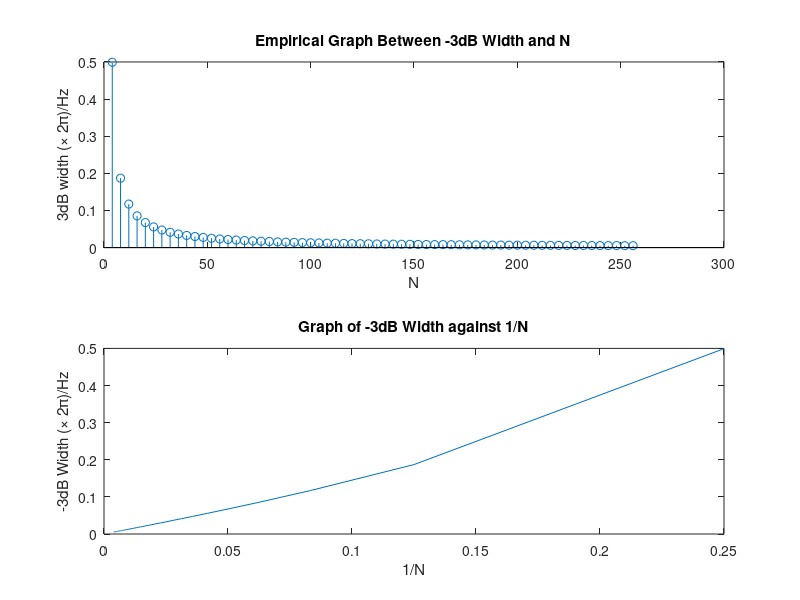
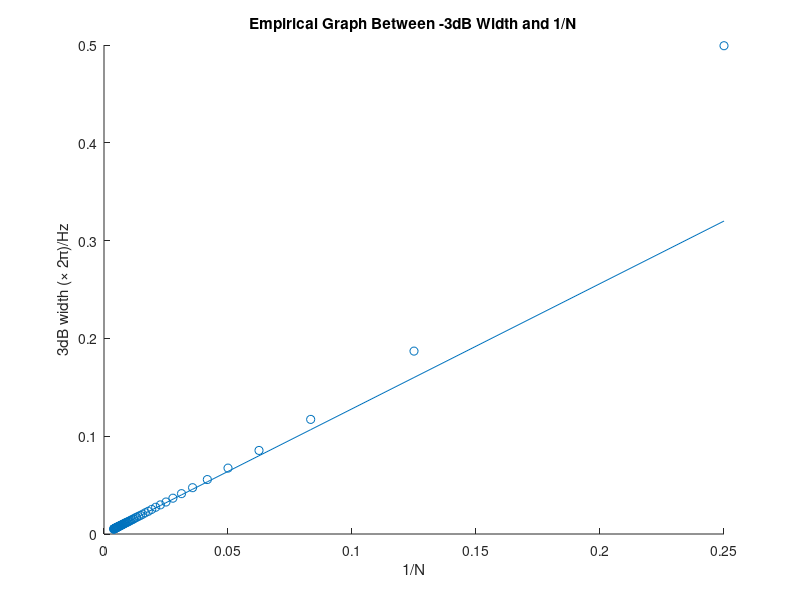

MATLAB code to generate these figures, in order: (Note: this script raises an error after producing the figures.)
% ASPMI Part 1.3a
% Find empirically the -3dB width of the Bartlett Window for different
% values of N

% Find 8192 bin fft for all results
L = 8192;
fn = -0.5:1/L:0.5-1/L; % Normalised frequency to 2*pi

% Vector of N values
% N = [4,8,16,32,64,128,256,512,1024];
N = 4:4:256;
w_bart = zeros(L,length(N));
fft_w = zeros(L,length(N));
for i = 1:length(N)
    temp = bartlett(N(i));
    for j = 1:N(i)
        w_bart(j,i) = temp(j);
    end
    fft_w(:,i) = fft(w_bart(:,i),L); % Find FFT spectrum of Bartlett window
    fft_w(:,i) = fftshift(fft_w(:,i)); % Centre FFT spectrum
end

mag_w = abs(fft_w); % Magnitude spectrum
% Add tiny offset to allow for non-infinite logarithmic values
mag_w = mag_w + 10e-9;
log_mag_w = 20*log10(mag_w); % Find logarithmic magnitude spectrum

% Find 3dB width
% Find Half bandwidth
log_mag_w_half = log_mag_w(L/2+1:L,:);
fn_half = fn(L/2+1:L);
width_3dB = zeros(length(N),1);
for i = 1:length(N)
    temp = log_mag_w_half(:,i);
    idx_3dB = find(temp < temp(1)-3,1,'first');
    width_3dB(i) = 2*fn_half(idx_3dB); % Multiply half bandwidth by 2
end

% Find sidelobe power
mag_w_pow_half = abs(mag_w(L/2+1:L,:)).^2;
log_mag_w_pow_half = log(mag_w_pow_half);
sidelobe_att = zeros(length(N),1);
% Do this for all values of N except 4 - which has no sidelobes
for i = 1:length(N)-1
    temp = max(log_mag_w_pow_half(800:end,i+1)); % Find second maxima
    sidelobe_att(i+1) = log_mag_w_pow_half(1+1)-temp;
end

% Plot relationship between -3dB width and N
figure(1)
subplot(2,1,1)
stem(N,width_3dB);
title('Empirical Graph Between -3dB Width and N')
xlabel('N');
ylabel('3dB width (\times 2\pi)/Hz')
subplot(2,1,2)
plot(1./N,width_3dB);
title('Graph of -3dB Width against 1/N');
xlabel('1/N');
ylabel('-3dB Width (\times 2\pi)/Hz');

% Plot and find relationship between -3dB width and 1/N
figure(2)
hold on;
scatter(1./N,width_3dB);
relation = 1.28*1./N;
plot(1./N,relation);
title('Empirical Graph Between -3dB Width and 1/N')
xlabel('1/N');
ylabel('3dB width (\times 2\pi)/Hz')

% Plot linear and logarithmic plots for N = 4
figure(3)
suptitle('Linear and Logarithmic Plots for N = 4');
subplot(2,1,1)
plot(fn,mag_w(:,1)); % Plot linear graph
xlabel('Normalised Frequency (\times 2\pi)/Hz')
ylabel('Linear Amplitude')
subplot(2,1,2)
plot(fn,log_mag_w(:,1));
xlabel('Normalised Frequency (\times 2\pi)/Hz')
ylabel('Logarithmic Amplitude/dB')

% Plot linear and logarithmic plots for N = 32
figure(4)
suptitle('Linear and Logarithmic Plots for N = 32');
subplot(2,1,1)
plot(fn,mag_w(:,8)); % Plot linear graph
xlabel('Normalised Frequency (\times 2\pi)/Hz')
ylabel('Linear Amplitude')
subplot(2,1,2)
plot(fn,log_mag_w(:,8));
xlabel('Normalised Frequency (\times 2\pi)/Hz')
ylabel('Logarithmic Amplitude/dB')

% Plot linear and logarithmic plots for N = 128
figure(5)
suptitle('Linear and Logarithmic Plots for N = 128');
subplot(2,1,1)
plot(fn,mag_w(:,32)); % Plot linear graph
xlabel('Normalised Frequency (\times 2\pi)/Hz')
ylabel('Linear Amplitude')
subplot(2,1,2)
plot(fn,log_mag_w(:,32));
xlabel('Normalised Frequency (\times 2\pi)/Hz')
ylabel('Logarithmic Amplitude/dB')

% Use to find values of Sidelobes
windowDesigner;